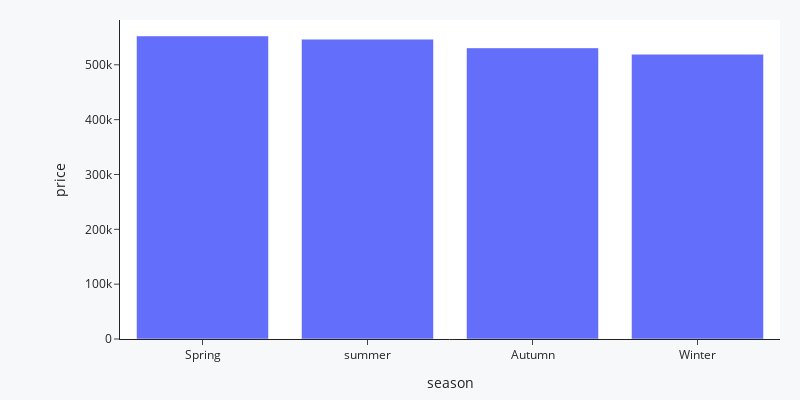

This figure's notebook cell:
### Markdown cell above
##### 6.2.8 H8: Em media os imóveis são 15% mais caro no verão.

### Code cell
#H8: Em media os imóveis são 15% mais caro no verão.

h8 = df1[['season', 'price']].groupby('season').mean().sort_values(by='price', ascending=False).reset_index()

h8_perc = (h8.loc[1, 'price'] / h8.loc[0, 'price'] -1) *100
print('A hipótese é falsa, pois os imoveis em media vendem {:.2f} em relação a primavera que é a estação que mais vende.'.format(h8_perc))

plot_bar(df=h8, x='season', y='price')

### Figure 1 — Plotly figure (JSON) as saved in the notebook; plotly's stock layout.template omitted (floating-point values rounded to 4 significant figures)
{"data": [{"alignmentgroup": "True", "hovertemplate": "season=%{x}<br>price=%{y}<extra></extra>", "legendgroup": "", "marker": {"color": "#636efa", "pattern": {"shape": ""}}, "name": "", "offsetgroup": "", "orientation": "v", "showlegend": false, "textposition": "auto", "type": "bar", "x": ["Spring", "summer", "Autumn", "Winter"], "xaxis": "x", "y": [552600.0, 546800.0, 530800.0, 519200.0], "yaxis": "y"}], "layout": {"barmode": "relative", "height": 400, "legend": {"tracegroupgap": 0}, "margin": {"b": 20, "l": 120, "r": 20, "t": 20}, "paper_bgcolor": "#f7f8fa", "width": 800, "xaxis": {"anchor": "y", "domain": [0, 1], "rangeslider": {"visible": false}, "title": {"text": "season"}}, "yaxis": {"anchor": "x", "domain": [0, 1], "title": {"text": "price"}}}}
